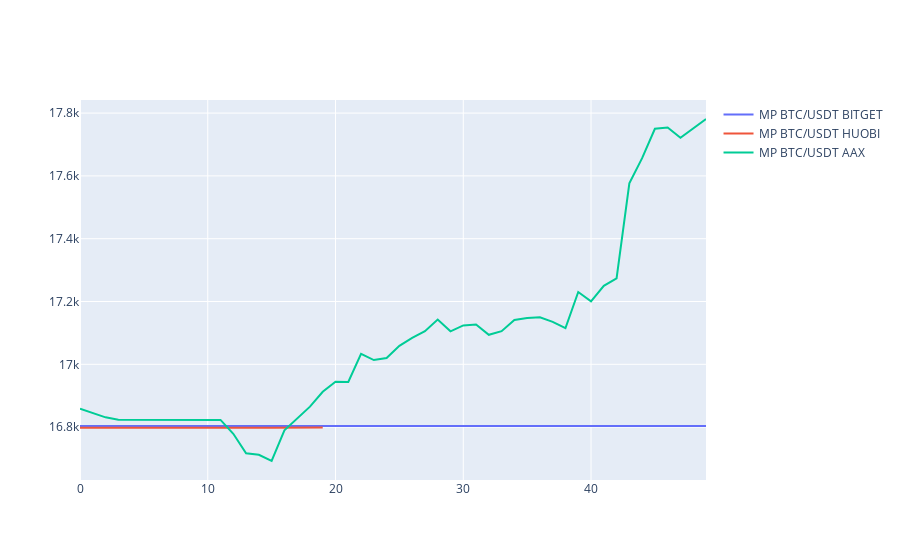
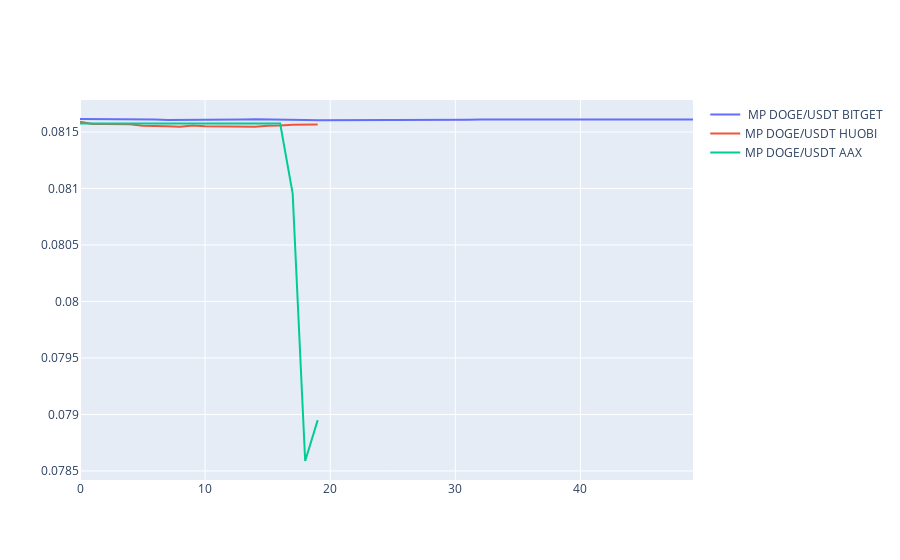
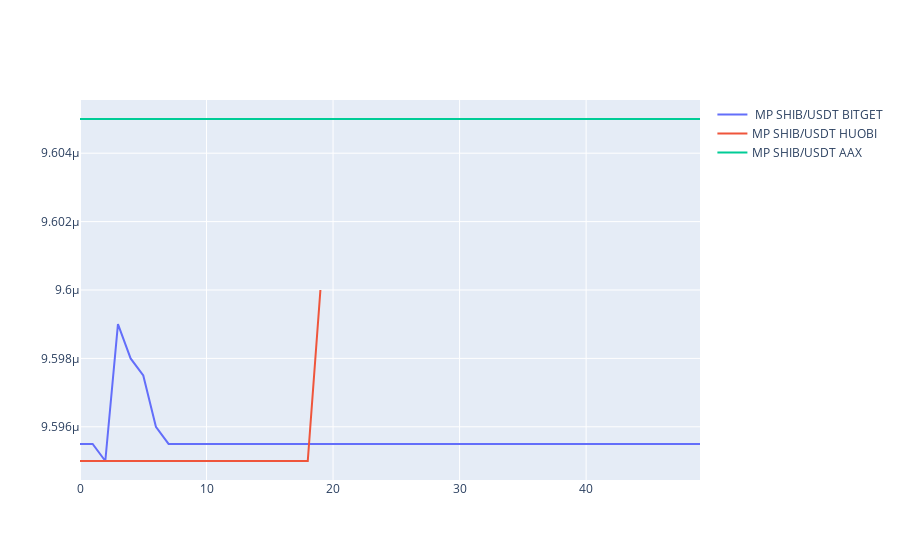

Notebook source saved alongside these figures, in order:
### Markdown cell above
Aquí observaremos el comportamiento del precio medio de la misma moneda en diferentes exchanges

### Code cell
vis.mid_prices_graph_bitcoin.show()
vis.mid_prices_graph_doge.show()
vis.mid_prices_graph_shiba.show()
